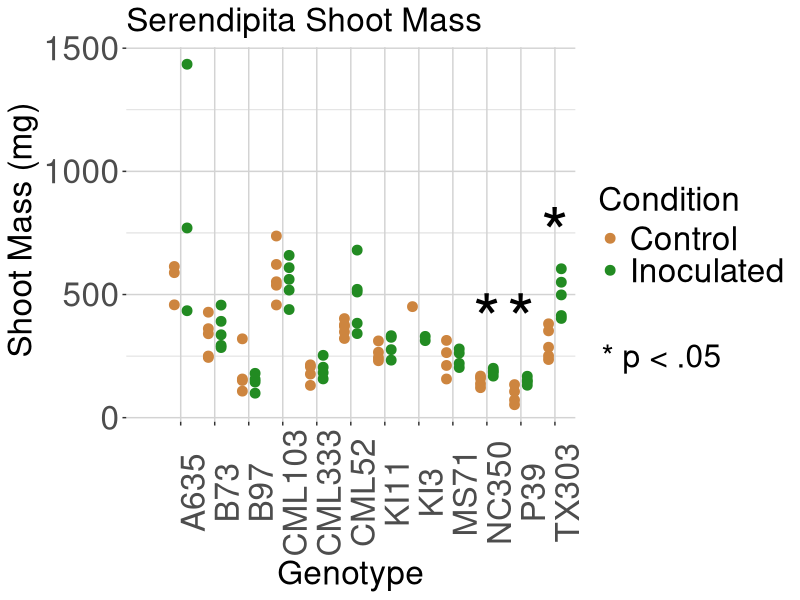
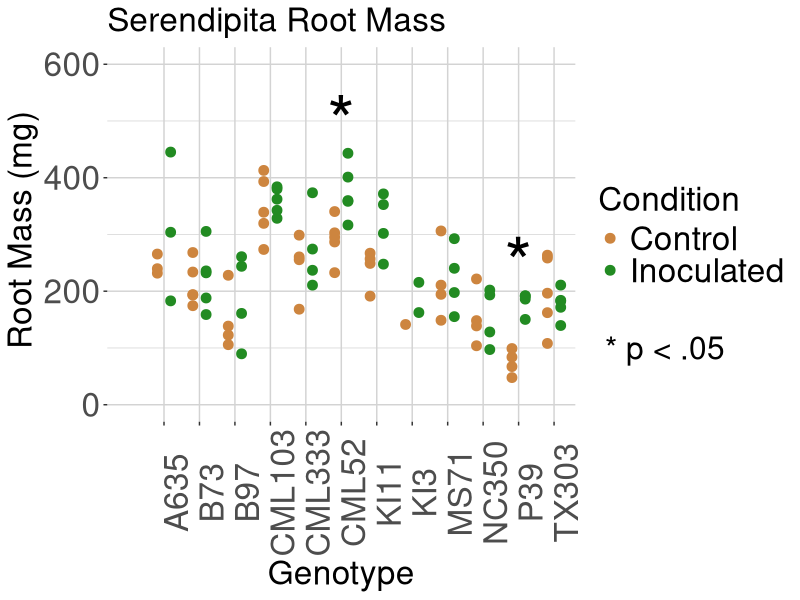
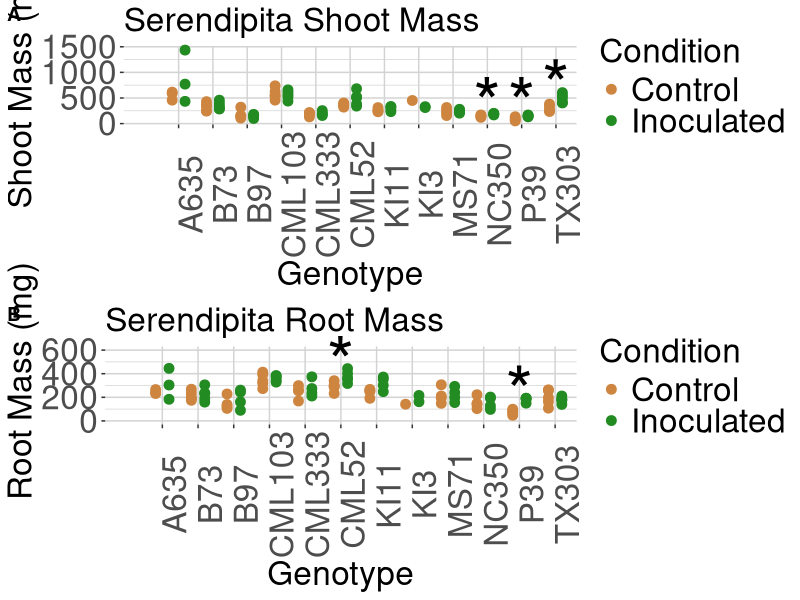
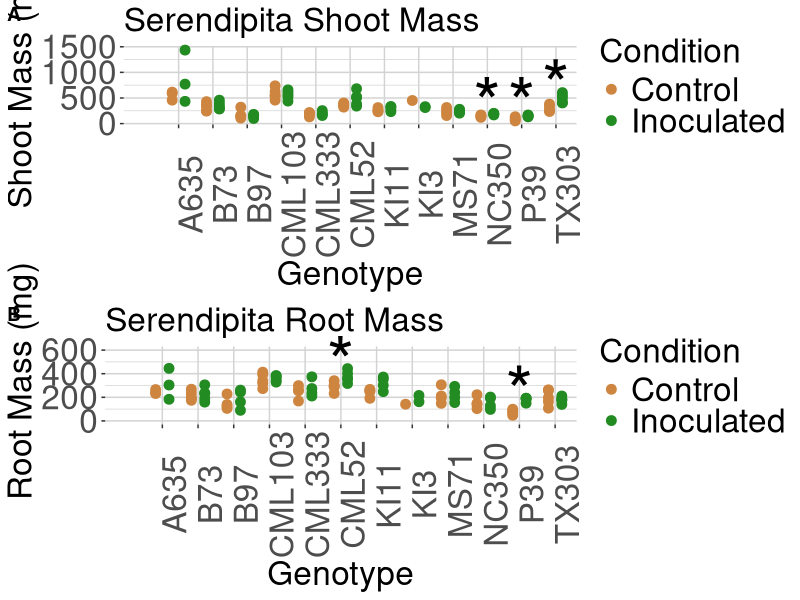

The R script that drew these images, in order:
# This script will combine the analysis and create final figures for my final combined data. 

getwd()                        # PLEASE CHANGE YOUR WD
setwd("/home/coreyschultz/1.Projects/2.Maize.Endophyte.Project/Final_Data_and_Figs")
getwd()
library(tidyr)
library(tidyverse)
library(broom)
library(ggplot2)
library(car)
library(data.table)
library(ggpubr)

Herb_data = read.csv("Final_Herb_Data.csv", sep =",")
Burk_data = read.csv("Final_Burk_Data.csv", sep =",")
Serendip_data = read.csv("Final_Sbecsii_Data.csv", sep =",")

names(Herb_data) <- c("Genotype", "Condition", "Rep", "Endophyte","Chlorophyll1","Chlorophyll2","Chlorophyll3",
                      "PlantHeight","LeafArea","RootLength","RootVolume","Group_or_Date")
names(Burk_data) <- c("Genotype", "Condition", "Rep", "Endophyte",
                      "PlantHeight","LeafArea","RootLength","RootVolume")
names(Serendip_data) <- c("Genotype", "Condition", "Rep", "Endophyte",
                          "PlantHeight","RootLength","RootMass","ShootMass")


Serendip_data$Condition <- gsub('C', 'Control', Serendip_data$Condition)
Serendip_data$Condition <- gsub('I', 'Inoculated', Serendip_data$Condition)
colnames(Serendip_data)

Fig2A_above <- ggplot(Serendip_data, aes(x =Genotype, y=ShootMass, group = Condition, fill = Condition)) + 
  geom_point(aes(colour = Condition),size=3, position = position_dodge(width = .75)) + 
  scale_color_manual(values = c( "tan3", "forestgreen")) + ylab(" Shoot Mass (mg)") + 
  theme(axis.text.x = element_text(angle = 90, size = 24), axis.title.x = element_text(size = 24)) + 
  theme(axis.text.y = element_text(size = 24), axis.title.y = element_text(size = 24), plot.title = element_text(size=24)) + 
  theme(legend.title = element_text(size=24), legend.text = element_text(size=24)) + 
  ggtitle("Serendipita Shoot Mass") + theme(panel.background = element_rect(fill = "white",
                                                                            colour = "white"), 
                                            panel.grid.major = element_line(size = 0.5, linetype = 'solid',
                                                                            colour = "light grey"), 
                                            panel.grid.minor = element_line(size = 0.25, linetype = 'solid',
                                                                            colour = "light grey")) +
  annotate("text", x = 15, y = 250, label = " * p < .05", size = 8) + coord_cartesian(xlim = c(0,12), clip = 'off')+
  annotate("text", x = 10, y = 400, label = " * ", size = 18) + 
  annotate("text", x = 11, y = 400, label = " * ", size = 18) +
  annotate("text", x = 12, y = 750, label = " * ", size = 18) + theme(legend.position = "right")
Fig2A_above


Fig2B_above <- ggplot(Serendip_data, aes(x =Genotype, y=RootMass, group = Condition, fill = Condition)) + 
  geom_point(aes(colour = Condition),size=3, position = position_dodge(width = .75)) + 
  scale_color_manual(values = c( "tan3", "forestgreen")) + ylab(" Root Mass (mg)") + 
  theme(axis.text.x = element_text(angle = 90, size = 24), axis.title.x = element_text(size = 24)) + 
  theme(axis.text.y = element_text(size = 24), axis.title.y = element_text(size = 24), plot.title = element_text(size=24)) + 
  theme(legend.title = element_text(size=24), legend.text = element_text(size=24)) + 
  ggtitle("Serendipita Root Mass") + theme(panel.background = element_rect(fill = "white",
                                                                           colour = "white"), 
                                           panel.grid.major = element_line(size = 0.5, linetype = 'solid',
                                                                           colour = "light grey"), 
                                           panel.grid.minor = element_line(size = 0.25, linetype = 'solid',
                                                                           colour = "light grey")) +
  annotate("text", x = 15, y = 100, label = " * p < .05", size = 8) + coord_cartesian(xlim = c(0,12), ylim = c(0,600), clip = 'off') +
  annotate("text", x = 6, y = 500, label = " * ", size = 18) + 
  annotate("text", x = 11, y = 250, label = " * ", size = 18) 
# labs(caption=str_wrap(fig2_cap, 100)) + 
# theme(plot.caption = element_text(hjust = 0.5,size = 22)) + theme(legend.position = "right")

Fig2B_above



Figure2 <- ggarrange(Fig2A_above, Fig2B_above, ncol =1, nrow = 2, labels = c("A", "B"))
Figure2

ggsave("Fig2_Endo_Submission", Figure2, device = "png", width = 8, height = 10, dpi = 800)

